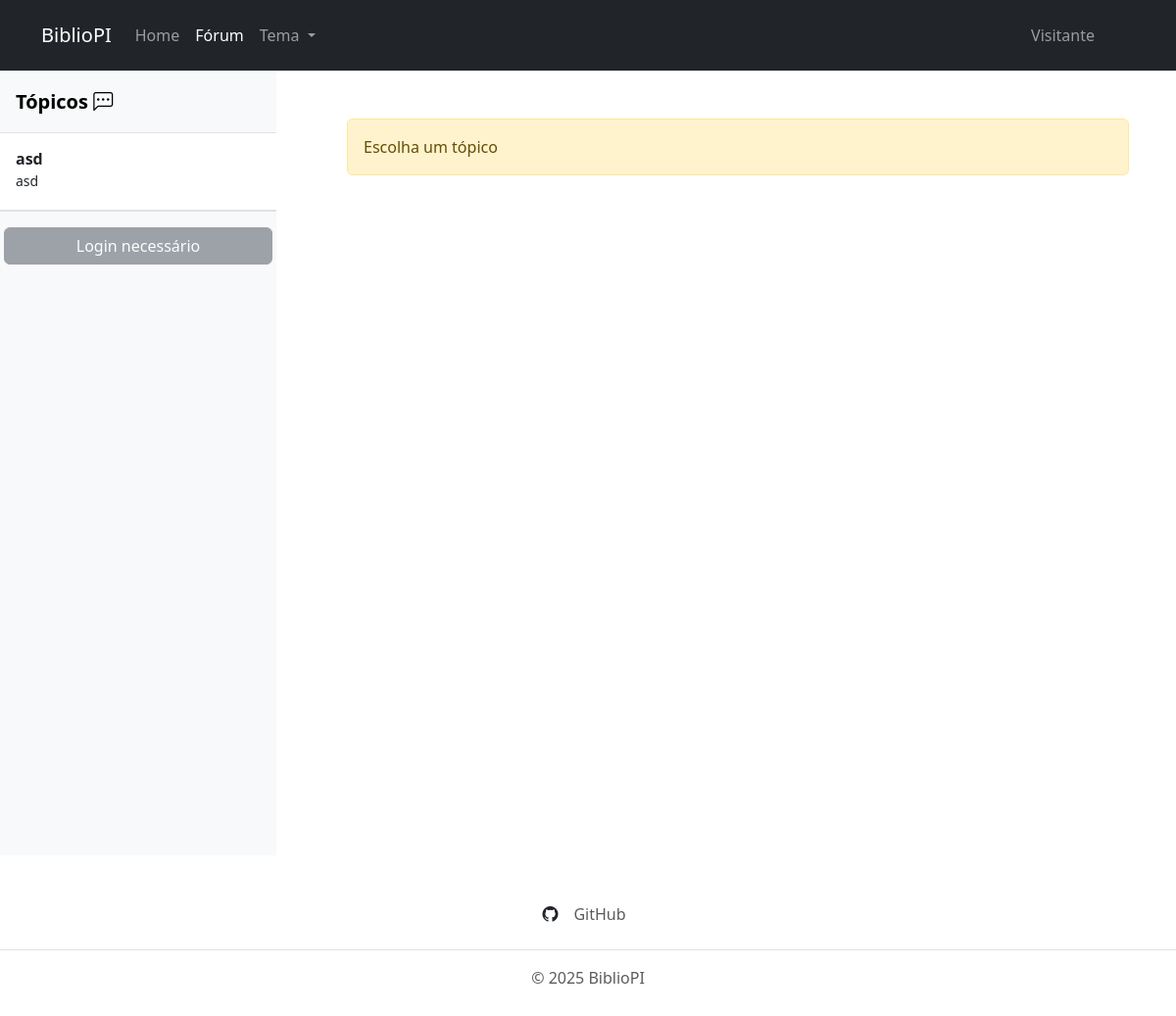
Before: /forum/ with the older database file.
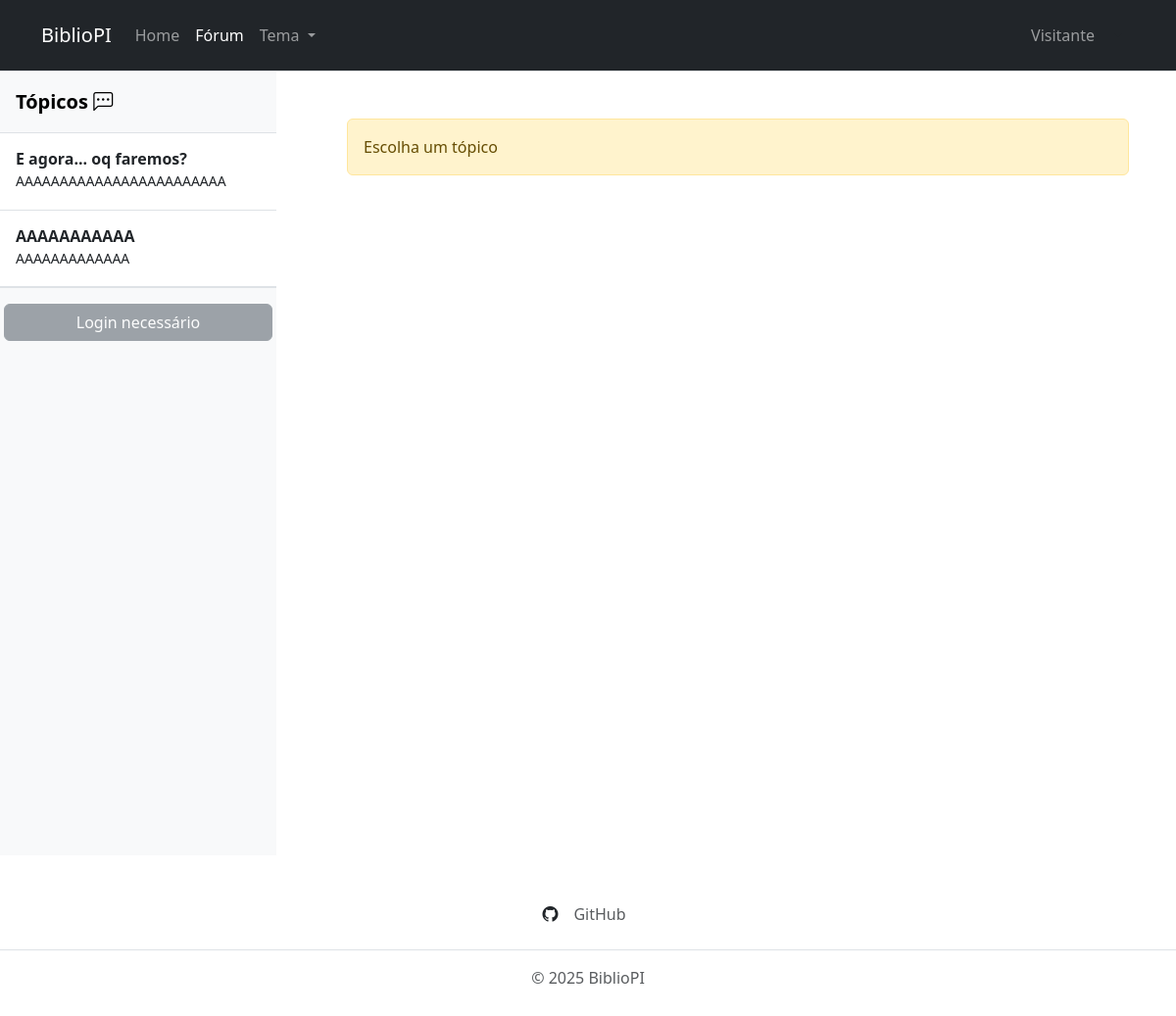
After: the same page with the newer database file.
### app/models.py (models this page shows, shortened)
class Topico(models.Model):
    nome = models.CharField(max_length=200, verbose_name="Nome do post")
    desc = models.CharField(max_length=200, verbose_name="Descrição do post")
    usuario = models.ForeignKey(User, on_delete=models.CASCADE, null=True, blank=True)
    class Meta:
        verbose_name = "Topico"
        verbose_name_plural = "Topicos"

### app/views.py (the view, shortened to what this page needs)
# urls.py: path('forum/', ForumView.as_view(), name='forumLista'),
class ForumView(View):
    def get(self, request, topico_id=None):
        topicos = Topico.objects.all()
        if topico_id is None:
            return render(request, "forum.html", {
                "topicos": topicos,
                "topico": None,
                "mensagens": None
            })

### app/templates/forum.html (shortened to what this page needs)
{% extends "base.html" %}
{% block content %}
<div class="row">
    <div class="col-3">
        <div class="flex-column align-items-stretch flex-shrink-0 bg-body-tertiary"
            style="height: 100vh; overflow-y: auto; overflow-x: hidden;">
            <a href="/"
                class="d-flex align-items-center flex-shrink-0 p-3 link-body-emphasis text-decoration-none border-bottom">
                <span class="fs-5 fw-semibold">Tópicos <i class="bi bi-chat-left-dots"></i></span>
            </a>
            <div class="list-group list-group-flush border-bottom scrollarea" id="lista-topicos">
                {% for topico in topicos %}
                <a href="{% url 'forum' topico.id %}" class="list-group-item list-group-item-action py-3 lh-sm">
                    <div class="d-flex w-100 align-items-center justify-content-between">
                        <p class="fw-semibold mb-1">{{ topico.nome }}</p>
                    </div>
                    <div class="col-12 mb-1 small">
                        <p class="mb-1">{{ topico.desc }}</p>
                    </div>
                </a>
                {% endfor %}
            </div>
            <div class="row border-top">
                <div class="col-12 p-3">
                    {% if user.is_authenticated %}
                    <button type="button" class="btn btn-primary w-100" data-bs-toggle="modal"
                        data-bs-target="#modalNovoTopico">
                        + Adicionar Tópico
                    </button>
                    {% else %}
                    <button type="button" class="btn btn-secondary w-100" disabled>
                        Login necessário
                    </button>
                    {% endif %}
                </div>
            </div>
        </div>
    </div>
    <div class="col-9">
        {% if topico %}
        {% include "chat.html" %}
        {% else %}
        <div class="container p-5">
            <div class="alert alert-warning" role="alert">
                Escolha um tópico
            </div>
        </div>
        {% endif %}
    </div>
</div>
{% endblock %}

Changed rows visible on the page:
removed Topico: nome "asd", desc "asd"
added Topico: nome "E agora... oq faremos?", desc "AAAAAAAAAAAAAAAAAAAAAAAA"
added Topico: nome "AAAAAAAAAAA", desc "AAAAAAAAAAAAA"
